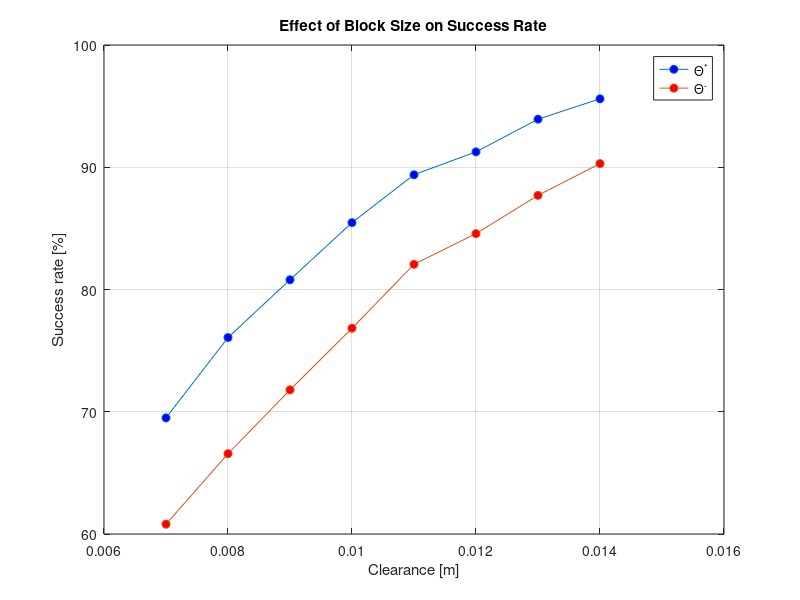

MATLAB code for this plot:
clc
clear
close all

% Plotting the statistical results
success_rob = [95.60, 93.93, 91.26, 89.39, 85.47, 80.80, 76.07, 69.50];
success_wor = [90.30, 87.70, 84.57, 82.06, 76.83, 71.79, 66.57, 60.80];
block_sz = 2*[0.029, 0.0295, 0.0300, 0.0305, 0.0310, 0.0315, 0.0320, 0.0325];
clearance = 0.072 - block_sz;

% Plot the result
plot(clearance, success_rob, 'o-', 'MarkerFaceColor', 'b');
hold on;
plot(clearance, success_wor, 'o-', 'MarkerFaceColor', 'r');
xlim([0.006, 0.016])
xlabel('Clearance [m]')
ylabel('Success rate [%]')
title('Effect of Block Size on Success Rate')
grid on
legend('\Theta^*', '\Theta^-')
